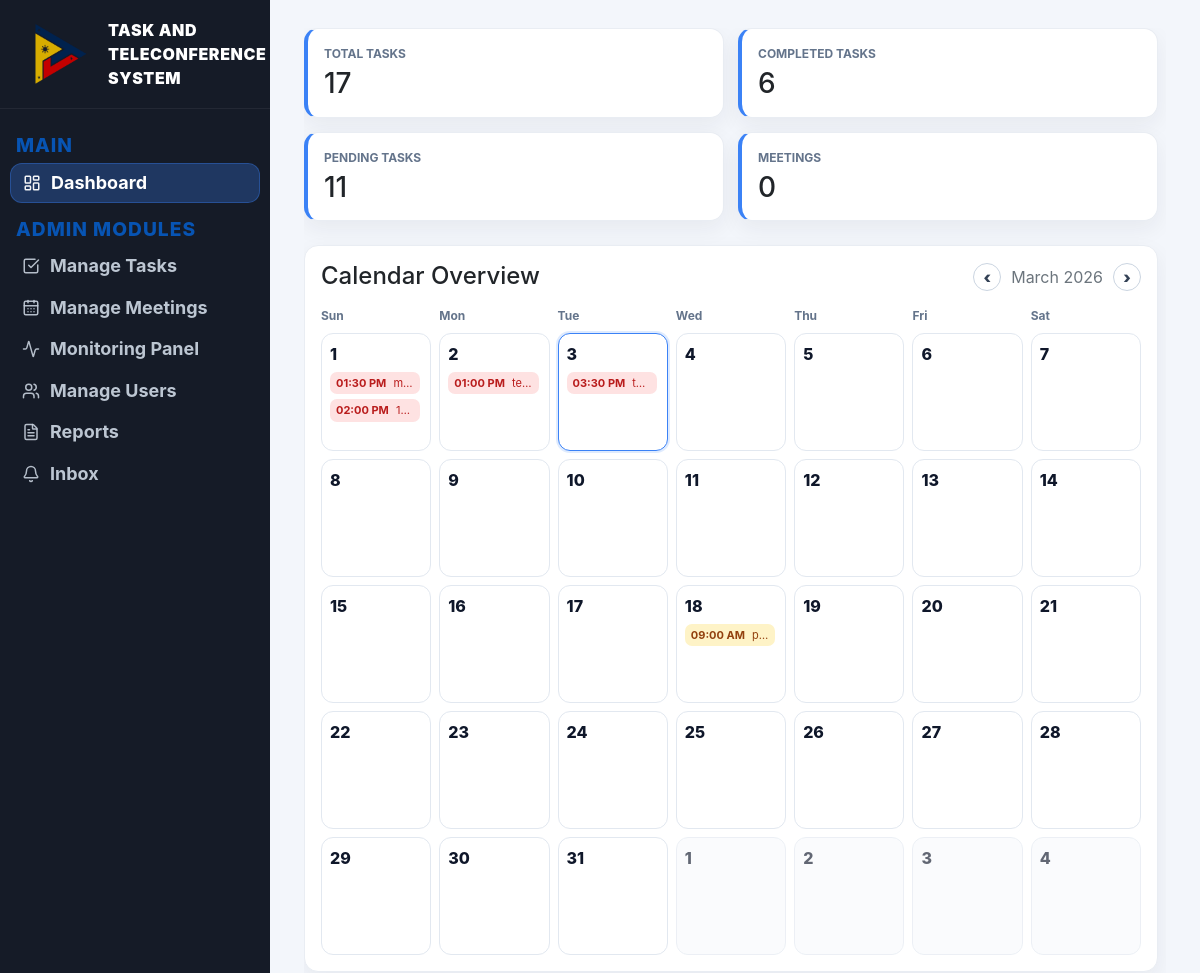
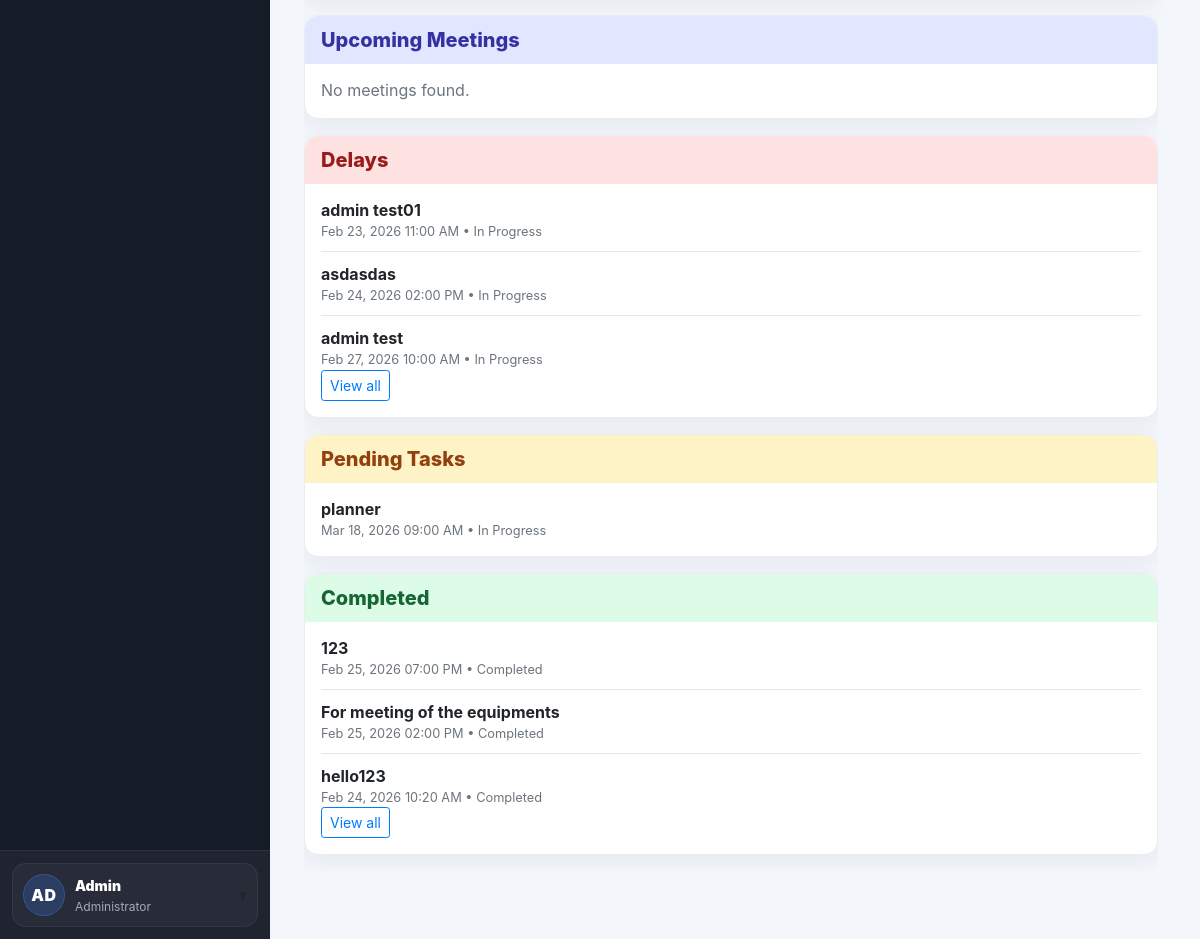
Page /admin (signed in) on the earlier database version (2 pictures, top to bottom).
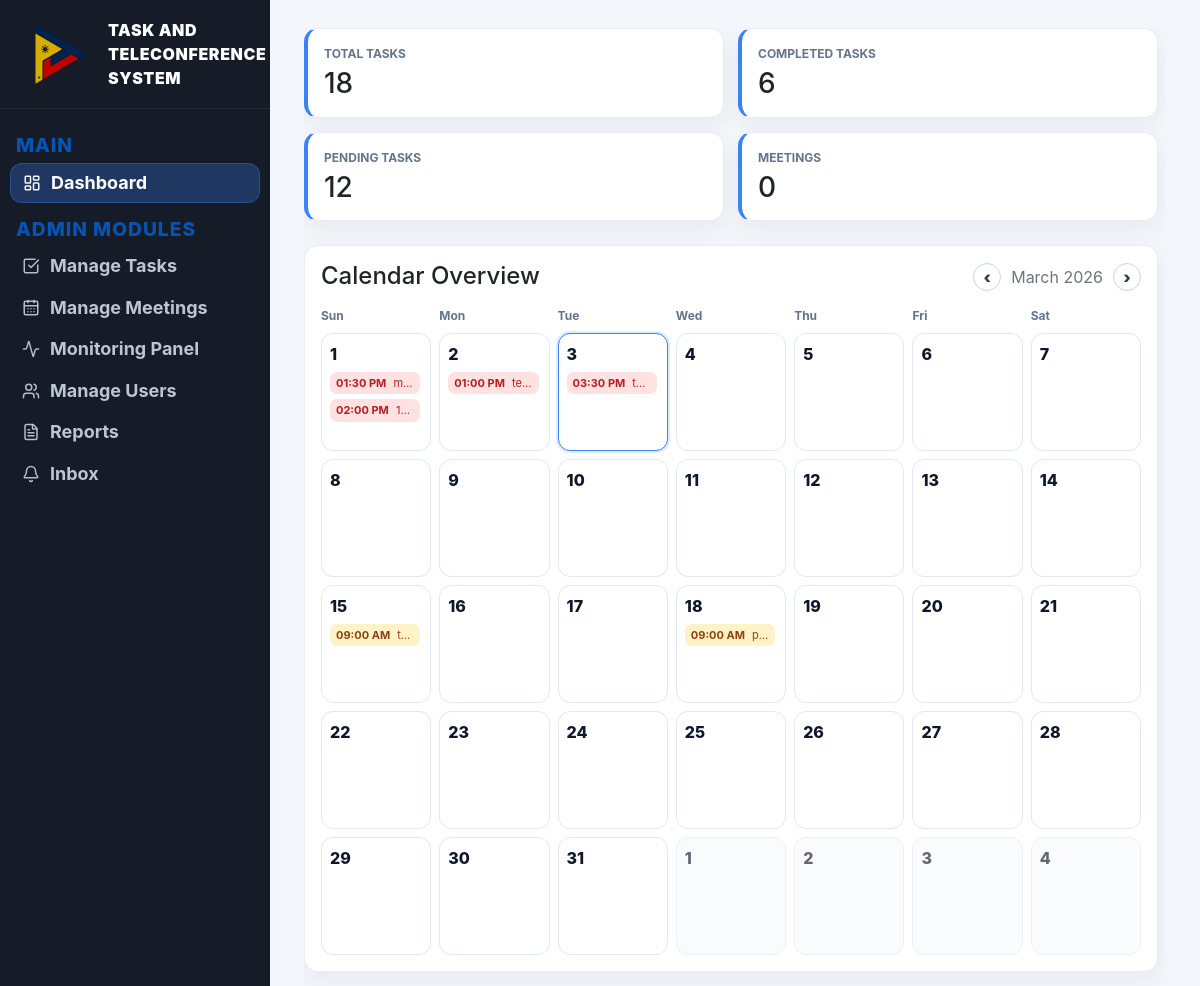
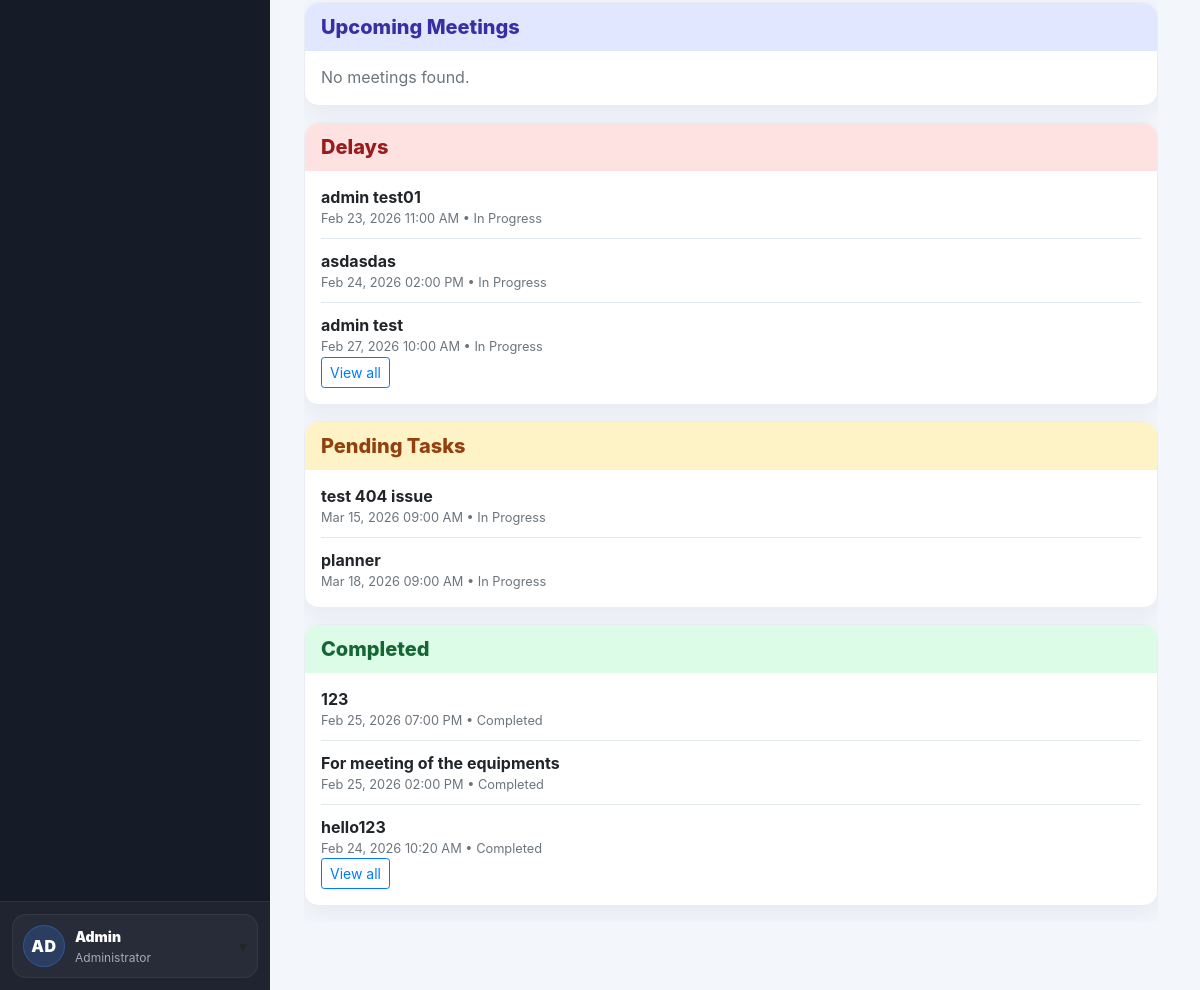
Same page on the later database version (2 pictures, top to bottom).
### website/models.py (models this page shows)
class Task(db.Model):
    id = db.Column(db.Integer, primary_key=True)
    title = db.Column(db.String(200), nullable=False)
    description = db.Column(db.Text)
    assigned_to = db.Column(db.Integer, db.ForeignKey('user.id'))
    assigned_user = db.relationship('User', foreign_keys=[assigned_to])
    status = db.Column(db.String(50), default="assigned")
    priority = db.Column(db.String(20), default="normal")
    deadline = db.Column(db.DateTime)
    file_path = db.Column(db.String(300))
    last_edited_by = db.Column(db.Integer, nullable=True)
    last_edited_at = db.Column(db.DateTime, server_default=func.now(), onupdate=func.now())
    created_at = db.Column(db.DateTime(timezone=True), server_default=func.now())

### website/views.py (the view, shortened to what this page needs)
@views.route('/admin')
@login_required
@admin_only
def admin_dashboard():
    tasks = Task.query.order_by(Task.deadline.asc()).all()
    notifications = Notification.query.order_by(Notification.created_at.desc()).all()
    unread_count = Notification.query.filter_by(user_id=current_user.id, is_read=False).count()
    tasks_data = []
    for task in tasks:
        if not task.deadline:
            continue
        tasks_data.append({
            "id": task.id,
            "title": task.title,
            "status": (task.status or "").strip().lower(),
            "deadline": task.deadline,
        })
    meetings_data = []
    for notif in notifications:
        title = (notif.title or "").strip()
        message = (notif.message or "").strip()
        label = f"{title} {message}".lower()
        if "meeting" not in label:
            continue
    total_tasks = len(tasks_data)
    completed_tasks = sum(1 for task in tasks_data if task["status"] == "completed")
    pending_tasks = total_tasks - completed_tasks
    total_meetings = len(meetings_data)
    today = ph_today()
    selected_month = request.args.get("month", type=int) or today.month
    selected_year = request.args.get("year", type=int) or today.year
    if selected_month < 1 or selected_month > 12:
        selected_month = today.month
    if selected_year < 1970 or selected_year > 2100:
        selected_year = today.year
    month_calendar = calendar.Calendar(firstweekday=6).monthdatescalendar(selected_year, selected_month)
    first_of_month = date(selected_year, selected_month, 1)
    if selected_month == 1:
        prev_month, prev_year = 12, selected_year - 1
    else:
        prev_month, prev_year = selected_month - 1, selected_year
    if selected_month == 12:
        next_month, next_year = 1, selected_year + 1
    else:
        next_month, next_year = selected_month + 1, selected_year
    events_by_day = {}
    now = ph_now()
    for task in tasks_data:
        event_day = task["deadline"].date()
        task_status = task["status"]
        is_overdue = task["deadline"] < now
        if task_status in {"in_progress", "for_revision"} and is_overdue:
            event_kind = "delay"
        elif task_status == "completed":
            event_kind = "completed"
        elif task_status in {"in_progress", "for_revision"}:
            event_kind = "pending"
        else:
            event_kind = "task"
        events_by_day.setdefault(event_day, []).append({
            "type": "task",
            "kind": event_kind,
            "task_id": task["id"],
            "title": task["title"],
            "time": as_ph_naive(task["deadline"]).strftime("%I:%M %p"),
        })
    delayed_tasks = sorted(
        [
            task for task in tasks_data
            if task["status"] in {"in_progress", "for_revision"} and task["deadline"] < now
        ],
        key=lambda item: item["deadline"]
    )
    pending_task_list = sorted(
        [
            task for task in tasks_data
            if task["status"] in {"in_progress", "for_revision"} and task["deadline"] >= now
        ],
        key=lambda item: item["deadline"]
    )
    completed_task_list = sorted(
        [task for task in tasks_data if task["status"] == "completed"],
        key=lambda item: item["deadline"],
        reverse=True
    )
    upcoming_meetings = sorted(meetings_data, key=lambda item: item["deadline"] or datetime.min)
    return render_template(
        "admin_dashboard.html",
        user=current_user,
        unread_count=unread_count,
        total_tasks=total_tasks,
        completed_tasks=completed_tasks,
        pending_tasks=pending_tasks,
        total_meetings=total_meetings,
        month_name=first_of_month.strftime("%B %Y"),
        month_calendar=month_calendar,
        today=today,
        events_by_day=events_by_day,
        delayed_tasks=delayed_tasks,
        pending_task_list=pending_task_list,
        completed_task_list=completed_task_list,
        upcoming_meetings=upcoming_meetings,
        prev_month=prev_month,
        prev_year=prev_year,
        next_month=next_month,
        next_year=next_year,
        selected_month=selected_month,
        selected_year=selected_year,
    )

### website/views.py (called while the page is built)
def ph_now():
    return datetime.now(timezone.utc).astimezone(PH_TIMEZONE).replace(tzinfo=None)

def ph_today():
    return ph_now().date()

def as_ph_naive(dt):
    if not dt:
        return None
    if dt.tzinfo is None:
        return dt
    return dt.astimezone(PH_TIMEZONE).replace(tzinfo=None)

def admin_only(func):
    @wraps(func)
    def wrapper(*args, **kwargs):
        if not current_user.is_authenticated or not current_user.is_admin:
            abort(403)
        return func(*args, **kwargs)
    return wrapper

### website/templates/admin_dashboard.html (shortened to what the changed rows need)
{% extends "admin_base.html" %}
{% block content %}
<main class="main-inner admin-dashboard-main">
  <div class="admin-overview-grid mb-4">
    <div class="page-card overview-card">
      <p class="overview-label mb-1">Total Tasks</p>
      <h3 class="mb-0">{{ total_tasks }}</h3>
    </div>
    <div class="page-card overview-card">
      <p class="overview-label mb-1">Pending Tasks</p>
      <h3 class="mb-0">{{ pending_tasks }}</h3>
    </div>
  </div>
  <div class="admin-dashboard-layout">
    <section class="page-card">
      <div class="calendar-grid">
        {% for week in month_calendar %}
          {% for day in week %}
            {% set day_events = events_by_day.get(day, []) %}
            <div class="calendar-cell {% if day.month != selected_month %}is-muted{% endif %} {% if day == today %}is-today{% endif %}">
              <div class="calendar-date">{{ day.day }}</div>
              {% if day_events %}
                <div class="calendar-events">
                  {% for event in day_events[:3] %}
                    {% if event.type == 'task' and event.task_id %}
                      <a class="calendar-event {{ event.kind }}" href="{{ url_for('views.manage_tasks', open=event.task_id, highlight=1) }}" title="{{ event.time }} {{ event.title }}">
                        {% if event.time %}<span class="event-time">{{ event.time }}</span>{% endif %}
                        {{ event.title }}
                      </a>
                    {% else %}
                      <div class="calendar-event {{ event.kind }}" title="{{ event.time }} {{ event.title }}">
                        {% if event.time %}<span class="event-time">{{ event.time }}</span>{% endif %}
                        {{ event.title }}
                      </div>
                    {% endif %}
                  {% endfor %}
                </div>
              {% endif %}
            </div>
          {% endfor %}
        {% endfor %}
      </div>
    </section>
    <section class="admin-dashboard-side">
      <div class="page-card mb-3 dashboard-side-card">
        {% if delayed_tasks and delayed_tasks|length > 0 %}
          <ul class="timeline-list side-scroll-list">
            {% for task in delayed_tasks[:3] %}
              <li>
                <strong>
                  <a class="dashboard-task-link" href="{{ url_for('views.manage_tasks', open=task.id, highlight=1) }}">{{ task.title }}</a>
                </strong>
                <div class="text-muted small">
                  {{ task.deadline.strftime('%b %d, %Y %I:%M %p') if task.deadline else 'No deadline' }}
                  • {{ task.status|replace('_', ' ')|title }}
                </div>
              </li>
            {% endfor %}
          </ul>
        {% else %}
          <p class="text-muted mb-0">No delayed tasks.</p>
        {% endif %}
      </div>
      <div class="page-card mb-3 dashboard-side-card">
        {% if pending_task_list and pending_task_list|length > 0 %}
          <ul class="timeline-list side-scroll-list">
            {% for task in pending_task_list[:3] %}
              <li>
                <strong>
                  <a class="dashboard-task-link" href="{{ url_for('views.manage_tasks', open=task.id, highlight=1) }}">{{ task.title }}</a>
                </strong>
                <div class="text-muted small">
                  {{ task.deadline.strftime('%b %d, %Y %I:%M %p') if task.deadline else 'No deadline' }}
                  • {{ task.status|replace('_', ' ')|title }}
                </div>
              </li>
            {% endfor %}
          </ul>
        {% else %}
          <p class="text-muted mb-0">No pending tasks.</p>
        {% endif %}
      </div>
      <div class="page-card mb-3 dashboard-side-card">
        {% if completed_task_list and completed_task_list|length > 0 %}
          <ul class="timeline-list side-scroll-list">
            {% for task in completed_task_list[:3] %}
              <li>
                <strong>
                  <a class="dashboard-task-link" href="{{ url_for('views.manage_tasks', open=task.id, highlight=1) }}">{{ task.title }}</a>
                </strong>
                <div class="text-muted small">
                  {{ task.deadline.strftime('%b %d, %Y %I:%M %p') if task.deadline else 'No deadline' }}
                  • Completed
                </div>
              </li>
            {% endfor %}
          </ul>
        {% else %}
          <p class="text-muted mb-0">No completed tasks yet.</p>
        {% endif %}
      </div>
    </section>
  </div>
</main>
{% endblock %}

Differences in the rows shown:
added Task: time "09:00 AM", title "t…", title "test 404 issue", deadline "Mar 15, 2026 09:00 AM", status "In Progress"
Other differences:
{{ total_tasks }}: "17" → "18"
{{ pending_tasks }}: "11" → "12"
